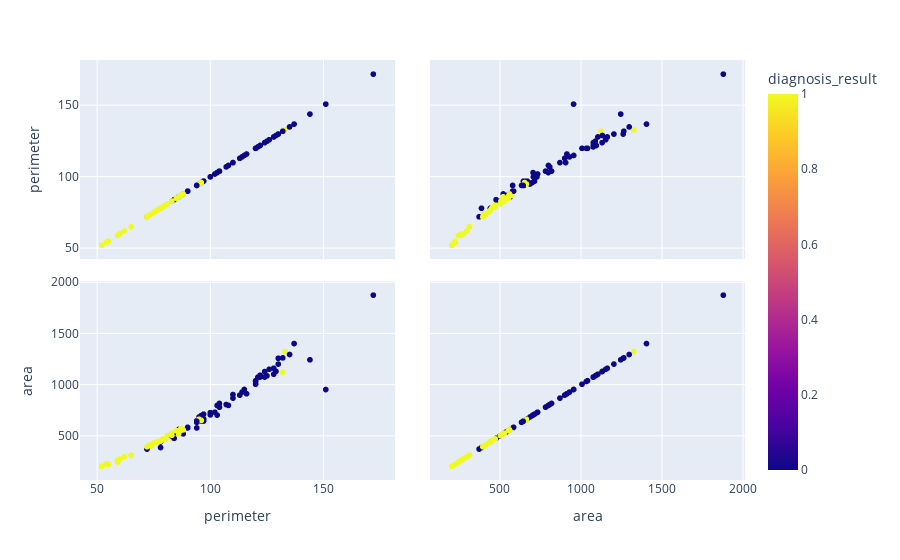

Here is the notebook cell this chart was saved with:
### Code cell
graphic = px.scatter_matrix(data, dimensions=['perimeter', 'area'], color = 'diagnosis_result')
graphic.show()

### Figure 1 — Plotly figure (JSON) as saved in the notebook; plotly's stock layout.template omitted (floating-point values rounded to 4 significant figures)
{"data": [{"dimensions": [{"axis": {"matches": true}, "label": "perimeter", "values": [151, 133, 130, 78, 135, 83, 120, 90, 88, 84, 103, 104, 132, 104, 94, 97, 95, 108, 130, 87, 86, 60, 103, 137, 110, 116, 97, 122, 102, 115, 125, 78, 113, 128, 107, 110, 94, 83, 96, 88, 86, 72, 128, 87, 85, 124, 52, 86, 78, 87, 75, 87, 76, 120, 97, 73, 126, 96, 83, 54, 65, 55, 96, 59, 83, 97, 60, 72, 59, 81, 124, 59, 114, 90, 79, 104, 88, 120, 144, 83, 74, 86, 172, 129, 77, 121, 94, 122, 80, 96, 95, 100, 85, 87, 100, 132, 78, 62, 74, 94]}, {"axis": {"matches": true}, "label": "area", "values": [954, 1326, 1203, 386, 1297, 477, 1040, 578, 520, 476, 798, 781, 1123, 783, 578, 659, 685, 799, 1260, 566, 520, 274, 704, 1404, 905, 913, 645, 1094, 732, 955, 1088, 441, 899, 1162, 807, 870, 633, 524, 699, 559, 563, 371, 1104, 545, 532, 1076, 202, 535, 449, 561, 428, 572, 438, 1033, 713, 409, 1152, 657, 527, 225, 312, 222, 646, 261, 499, 668, 269, 394, 251, 503, 1130, 244, 929, 584, 471, 818, 559, 1006, 1245, 506, 402, 520, 1878, 1132, 443, 1075, 648, 1076, 466, 652, 663, 728, 552, 555, 706, 1264, 451, 295, 413, 643]}], "hovertemplate": "%{xaxis.title.text}=%{x}<br>%{yaxis.title.text}=%{y}<br>diagnosis_result=%{marker.color}<extra></extra>", "legendgroup": "", "marker": {"color": [0, 1, 0, 0, 0, 1, 0, 0, 0, 0, 0, 0, 1, 0, 0, 0, 0, 0, 0, 1, 1, 1, 0, 0, 0, 0, 0, 0, 0, 0, 0, 0, 0, 0, 0, 0, 0, 1, 0, 0, 0, 0, 0, 0, 0, 0, 1, 0, 1, 1, 1, 1, 1, 0, 0, 1, 0, 0, 1, 1, 1, 1, 0, 1, 0, 0, 1, 1, 1, 1, 0, 1, 0, 0, 1, 0, 1, 0, 0, 1, 1, 1, 0, 0, 1, 0, 0, 0, 1, 1, 1, 0, 1, 1, 0, 0, 1, 1, 1, 0], "coloraxis": "coloraxis", "symbol": "circle"}, "name": "", "showlegend": false, "type": "splom"}], "layout": {"coloraxis": {"colorbar": {"title": {"text": "diagnosis_result"}}, "colorscale": [[0, "#0d0887"], [0.1111, "#46039f"], [0.2222, "#7201a8"], [0.3333, "#9c179e"], [0.4444, "#bd3786"], [0.5556, "#d8576b"], [0.6667, "#ed7953"], [0.7778, "#fb9f3a"], [0.8889, "#fdca26"], [1, "#f0f921"]]}, "dragmode": "select", "legend": {"tracegroupgap": 0}, "margin": {"t": 60}}}
